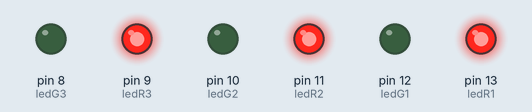
This sketch was run on a simulated Arduino Uno, built with avr-gcc and run on an emulated ATmega328P. Shown: output pins drawn as LEDs (lit = HIGH).

Above: at 0.2 s.
At 2.05 s:
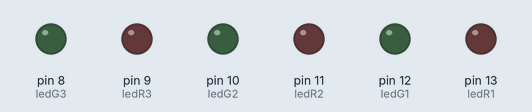
At 2.65 s:
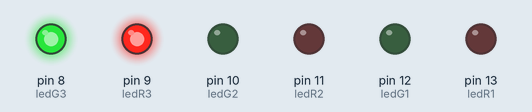
At 3.25 s:
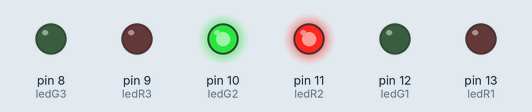
At 3.95 s:
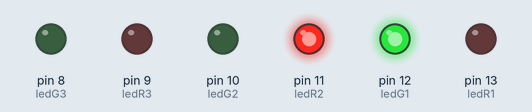
At 5.2 s:
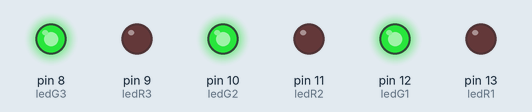
Timing chart, 0 to 5.9 s (numbered marks = the images above):
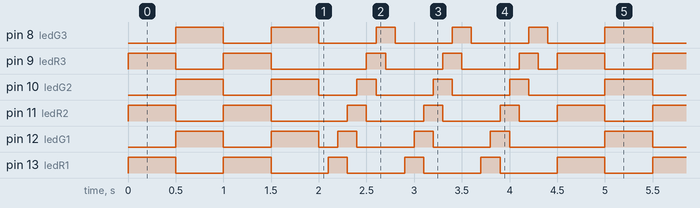

The sketch:

traffic_light.ino
```cpp
int ledR1 = 13;
int ledR2 = 11;
int ledR3 = 9;
int ledG1 = 12;
int ledG2 = 10;
int ledG3 = 8;

void setup()
{
  pinMode(ledR1, OUTPUT);
  pinMode(ledR2, OUTPUT);
  pinMode(ledR3, OUTPUT);
  pinMode(ledG1, OUTPUT);
  pinMode(ledG2, OUTPUT);
  pinMode(ledG3, OUTPUT);
}

void loop()
{
  for(int i = 0;i<2;i++){
  digitalWrite(ledR1, HIGH);
  digitalWrite(ledR2, HIGH);
  digitalWrite(ledR3, HIGH);
  delay(500);
  digitalWrite(ledR1, LOW);
  digitalWrite(ledR2, LOW);
  digitalWrite(ledR3, LOW);
  digitalWrite(ledG1, HIGH);
  digitalWrite(ledG2, HIGH);
  digitalWrite(ledG3, HIGH);
  delay(500);
  digitalWrite(ledG1, LOW);
  digitalWrite(ledG2, LOW);
  digitalWrite(ledG3, LOW);
  }

  delay(100);

  for(int i = 0;i<3;i++){
  digitalWrite(ledR1, HIGH);
  delay(100);
  digitalWrite(ledG1, HIGH);
  delay(100);
  digitalWrite(ledR1, LOW);
  digitalWrite(ledR2, HIGH);
  delay(100);
  digitalWrite(ledG1, LOW);
  digitalWrite(ledG2, HIGH);
  delay(100);
  digitalWrite(ledR3, HIGH);
  digitalWrite(ledR2, LOW);
  delay(100);
  digitalWrite(ledG2, LOW);
  digitalWrite(ledG3, HIGH);
  delay(100);
  digitalWrite(ledR3, LOW);
  delay(100);
  digitalWrite(ledG3, LOW);
  delay(100);
  }
}
```

Measured:
- by itself, pin 8 (ledG3), pin 13 (ledR1): repeats every 4.5 s: LOW 0.50 s, HIGH 0.50 s, 3 × (LOW 0.60 s, HIGH 0.20 s), LOW 0.60 s, HIGH 0.50 s
- by itself, pin 9 (ledR3): repeats every 4.5 s: LOW 0.50 s, HIGH 0.50 s, LOW 1.0 s, 2 × (HIGH 0.20 s, LOW 0.60 s), HIGH 0.20 s, LOW 0.20 s, HIGH 0.50 s
- by itself, pin 12 (ledG1): repeats every 4.5 s: LOW 0.50 s, HIGH 0.50 s, LOW 0.20 s, 2 × (HIGH 0.20 s, LOW 0.60 s), HIGH 0.20 s, LOW 1.0 s, HIGH 0.50 s
